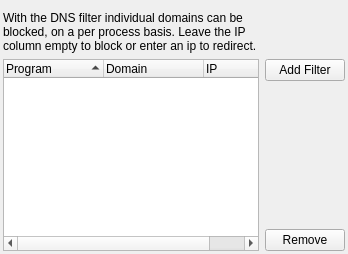
           <widget class="QWidget" name="tabDNS">
            <attribute name="title">
             <string>DNS Filter</string>
            </attribute>
            <layout class="QGridLayout" name="gridLayout_66">
             <property name="leftMargin">
              <number>3</number>
             </property>
             <property name="rightMargin">
              <number>3</number>
             </property>
             <property name="bottomMargin">
              <number>3</number>
             </property>
             <item row="0" column="0">
              <layout class="QGridLayout" name="gridLayout_65">
               <item row="0" column="0">
                <widget class="QLabel" name="label_19">
                 <property name="text">
                  <string>With the DNS filter individual domains can be blocked, on a per process basis. Leave the IP column empty to block or enter an ip to redirect.</string>
                 </property>
                 <property name="wordWrap">
                  <bool>true</bool>
                 </property>
                </widget>
               </item>
               <item row="2" column="1">
                <spacer name="verticalSpacer_32">
                 <property name="orientation">
                  <enum>Qt::Orientation::Vertical</enum>
                 </property>
                 <property name="sizeHint" stdset="0">
                  <size>
                   <width>20</width>
                   <height>40</height>
                  </size>
                 </property>
                </spacer>
               </item>
               <item row="1" column="1">
                <widget class="QPushButton" name="btnAddDns">
                 <property name="text">
                  <string>Add Filter</string>
                 </property>
                </widget>
               </item>
               <item row="1" column="0" rowspan="3">
                <widget class="QTreeWidget" name="treeDns">
                 <property name="sortingEnabled">
                  <bool>true</bool>
                 </property>
                 <column>
                  <property name="text">
                   <string>Program</string>
                  </property>
                 </column>
                 <column>
                  <property name="text">
                   <string>Domain</string>
                  </property>
                 </column>
                 <column>
                  <property name="text">
                   <string>IP</string>
                  </property>
                 </column>
                </widget>
               </item>
               <item row="3" column="1">
                <widget class="QPushButton" name="btnDelDns">
                 <property name="text">
                  <string>Remove</string>
                 </property>
                </widget>
               </item>
              </layout>
             </item>
            </layout>
           </widget>
